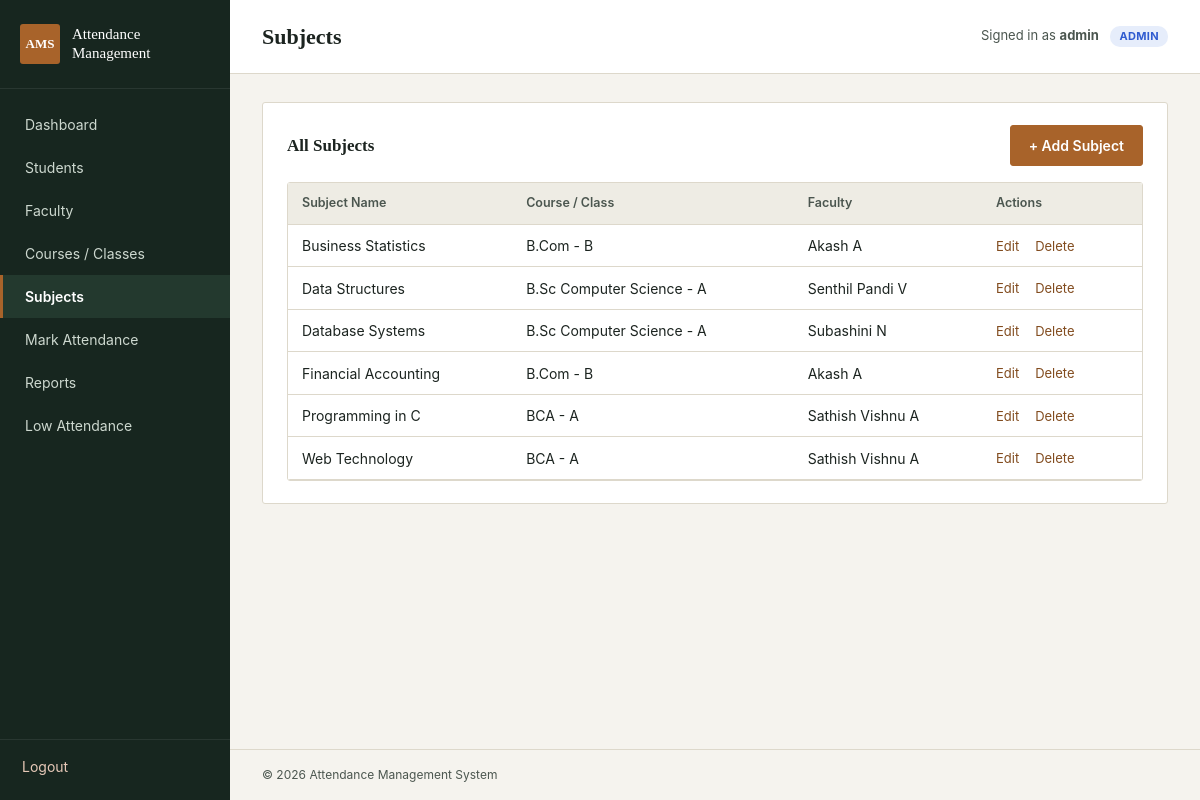
Screenshot of /subjects/list.php (signed in) with the database file from the repository.
### tables this page shows
CREATE TABLE IF NOT EXISTS subjects (
    id INT AUTO_INCREMENT PRIMARY KEY,
    subject_name VARCHAR(100) NOT NULL,
    course_id INT NOT NULL,
    faculty_id INT DEFAULT NULL,
    FOREIGN KEY (course_id) REFERENCES courses(id) ON DELETE CASCADE,
    FOREIGN KEY (faculty_id) REFERENCES faculty(id) ON DELETE SET NULL
);

CREATE TABLE IF NOT EXISTS courses (
    id INT AUTO_INCREMENT PRIMARY KEY,
    course_name VARCHAR(100) NOT NULL,
    semester_year VARCHAR(50) NOT NULL,
    section VARCHAR(20) DEFAULT NULL
);

CREATE TABLE IF NOT EXISTS faculty (
    id INT AUTO_INCREMENT PRIMARY KEY,
    name VARCHAR(100) NOT NULL,
    department VARCHAR(100) DEFAULT NULL,
    phone VARCHAR(20) DEFAULT NULL,
    email VARCHAR(100) DEFAULT NULL,
    password VARCHAR(255) DEFAULT NULL
);

### subjects/list.php (the view, shortened to what this page needs)
<?php
$root = '../';
require_once $root . 'config/db.php';
require_once $root . 'includes/auth.php';
require_once $root . 'includes/admin_only.php';
$sql = "
    SELECT sub.*, c.course_name, c.section, f.name AS faculty_name
    FROM subjects sub
    LEFT JOIN courses c ON c.id = sub.course_id
    LEFT JOIN faculty f ON f.id = sub.faculty_id
    ORDER BY sub.subject_name ASC
";
$result = mysqli_query($conn, $sql);
require_once $root . 'includes/header.php';
?>
<div class="panel">
    <div class="panel-header">
        <h2>All Subjects</h2>
        <a href="add.php" class="btn">+ Add Subject</a>
    </div>
    <div class="table-wrap">
    <table>
        <thead>
            <tr>
                <th>Subject Name</th>
                <th>Course / Class</th>
                <th>Faculty</th>
                <th>Actions</th>
            </tr>
        </thead>
        <tbody>
            <?php if (mysqli_num_rows($result) === 0): ?>
                <tr><td colspan="4" class="empty-state">No subjects added yet.</td></tr>
            <?php else: ?>
                <?php while ($row = mysqli_fetch_assoc($result)): ?>
                <tr>
                    <td><?php echo htmlspecialchars($row['subject_name']); ?></td>
                    <td><?php echo htmlspecialchars(($row['course_name'] ?? '—') . ($row['section'] ? ' - ' . $row['section'] : '')); ?></td>
                    <td><?php echo htmlspecialchars($row['faculty_name'] ?: 'Unassigned'); ?></td>
                    <td class="actions-cell">
                        <a href="edit.php?id=<?php echo $row['id']; ?>">Edit</a>
                        <a href="delete.php?id=<?php echo $row['id']; ?>" data-confirm="Delete this subject? This also removes its attendance records.">Delete</a>
                    </td>
                </tr>
                <?php endwhile; ?>
            <?php endif; ?>
        </tbody>
    </table>
    </div>
</div>
<?php require_once $root . 'includes/footer.php'; ?>

### css/style.css (style rules this page uses)
:root { --ink: #1c2420; --ink-soft: #4b564f; --paper: #f5f3ee; --panel: #ffffff; --line: #ddd8cb; --sidebar: #17261f; --sidebar-text: #cdd8cf; --sidebar-active: #23392e; --accent: #a8632a; --accent-dark: #824c1f; --present: #2f6b46; --present-bg: #e7f1ea; --absent: #9c3b2c; --absent-bg: #f6e6e2; --radius: 3px; --font-heading: 'Iowan Old Style', 'Palatino Linotype', Palatino, Georgia, serif; --font-body: -apple-system, 'Segoe UI', Roboto, Helvetica, Arial, sans-serif; }
* { box-sizing: border-box; }
html, body { margin: 0; padding: 0; background: var(--paper); color: var(--ink); font-family: var(--font-body); font-size: 15px; line-height: 1.5; }
h1, h2, h3, h4 { font-family: var(--font-heading); font-weight: 600; color: var(--ink); margin: 0 0 0.6em 0; }
a { color: var(--accent-dark); text-decoration: none; }
.panel { background: var(--panel); border: 1px solid var(--line); border-radius: var(--radius); padding: 22px 24px; margin-bottom: 24px; }
.panel-header { display: flex; justify-content: space-between; align-items: center; margin-bottom: 16px; }
.panel-header h2 { font-size: 17px; margin: 0; }
.btn { display: inline-block; padding: 9px 18px; border-radius: var(--radius); border: 1px solid var(--accent); background: var(--accent); color: #fff; font-size: 14px; font-weight: 600; cursor: pointer; font-family: var(--font-body); }
table { width: 100%; border-collapse: collapse; background: var(--panel); font-size: 14px; }
thead th { text-align: left; padding: 11px 14px; background: #eeece4; border-bottom: 1px solid var(--line); font-weight: 600; color: var(--ink-soft); font-size: 12.5px; }
tbody td { padding: 10px 14px; border-bottom: 1px solid var(--line); vertical-align: middle; }
.table-wrap { overflow-x: auto; border: 1px solid var(--line); border-radius: var(--radius); }
.table-wrap table { border: none; }
.actions-cell { white-space: nowrap; }
.actions-cell a { margin-right: 12px; font-size: 13px; }

### rows the page displays
subjects: subject_name "Business Statistics", course.section "B.Com - B", faculty.name "Akash A"
subjects: subject_name "Data Structures", course.section "B.Sc Computer Science - A", faculty.name "Senthil Pandi V"
subjects: subject_name "Database Systems", course.section "B.Sc Computer Science - A", faculty.name "Subashini N"
subjects: subject_name "Financial Accounting", course.section "B.Com - B", faculty.name "Akash A"
subjects: subject_name "Programming in C", course.section "BCA - A", faculty.name "Sathish Vishnu A"
subjects: subject_name "Web Technology", course.section "BCA - A", faculty.name "Sathish Vishnu A"

### other values shown
$page_title "Subjects"
$_SESSION['user_name'] "admin"
